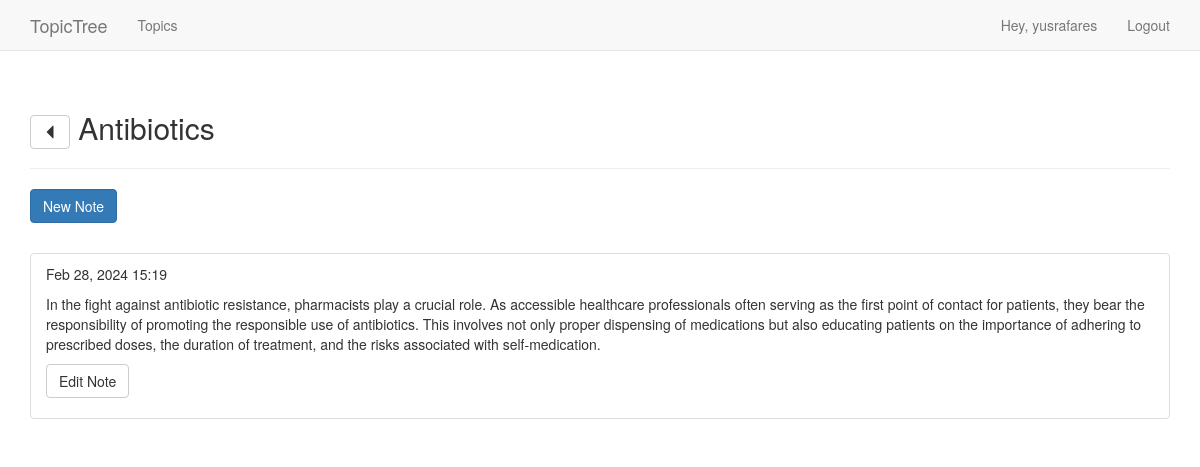
Screenshot of /topics/12/ (signed in) with the database file from the repository.
### topic_trees/models.py (models this page shows, shortened)
class Topic(models.Model):
  text = models.CharField(max_length=200)
  date_added = models.DateTimeField(auto_now_add=True)
  owner = models.ForeignKey(User, on_delete=models.CASCADE)
  def __str__(self):
    return self.text

class Entry(models.Model):
  topic = models.ForeignKey(Topic, on_delete=models.CASCADE)
  text = models.TextField()
  date_added = models.DateTimeField(auto_now_add=True)
  class Meta:
    verbose_name_plural = 'entries'

### topic_trees/views.py (the view)
# urls.py: path('topics/<topic_id>/', views.topic, name='topic'),
@login_required
def topic(request, topic_id):
  topic = Topic.objects.get(id = topic_id)
  if topic.owner != request.user:
    raise Http404
  entries = topic.entry_set.order_by('-date_added')
  context = {
    'topic': topic,
    'entries': entries
  }
  return render(request, 'topic_trees/topic.html', context)

### topic_trees/templates/topic_trees/topic.html (shortened to what this page needs)
{% extends "topic_trees/base.html" %}
{% load bootstrap3 %}
{% block header %}
  <h2>
    <a href="{% url 'topics' %}" type="button" class="btn btn-default" aria-label="Left Align">
      <span class="glyphicon glyphicon-triangle-left" aria-hidden="true"></span>
    </a>
    {{ topic }}
  </h2>
{% endblock header %}
{% block content %}
  <p>
    <a class="btn btn-primary" href="{% url 'new_entry' topic.id %}">New Note</a>
  </p>
  <br>
  <ul class="list-group">
    {% for entry in entries %}
      <li class="list-group-item">
        <p>{{ entry.date_added | date:'M d, Y H:i' }}</p>
        <p>{{ entry.text | linebreaks }}</p>
        <p>
          <a class="btn btn-default" href="{% url 'edit_entry' entry.id %}">Edit Note</a>
        </p>
      </li>
    {% endfor %}
  </ul>
{% endblock content %}

### topic_trees/templates/topic_trees/base.html (shortened to what this page needs)
<!DOCTYPE html>
<html lang="en">
  <head>
    {% load bootstrap3 %}
    {% bootstrap_css %}
  </head>
  <body>
    <nav class="navbar navbar-default navbar-static-top">
      <div class="container">
        <div class="navbar-header">
          <a class="navbar-brand" href="{% url 'index' %}">TopicTree</a>
        </div>
        <div id="navbar" class="collapse navbar-collapse">
          <ul class="nav navbar-nav">
            <li><a href="{% url 'topics' %}">Topics</a></li>
          </ul>
          <ul class="nav navbar-nav navbar-right">
            {% if user.is_authenticated %}
              <li><a href="#">Hey, {{ user.username }}</a></li>
              <li><a href="{% url 'logout' %}">Logout</a></li>
            {% else %}
              <li><a href="{% url 'login' %}">Login</a></li>
              <li><a href="{% url 'register' %}">Sign Up</a></li>
            {% endif %}
        </ul>
        </div>
      </div>
    </nav>
    <div class="container">
      <div class="page-header">
        {% block header %}{% endblock header %}
      </div>
      <div>
        {% block content %}{% endblock content %}
      </div>
    </div>
  </body>
</html>

### rows the page displays
Topic: text "Antibiotics"
Entry: date_added "Feb 28, 2024 15:19", text "In the fight against antibiotic resistance, pharmacists play a crucial role. As accessible healthcare professionals often serving as the first point of contact for patients, they bear the responsibility of promoting the responsible use of antibiotics. This involves not only proper dispensing of medications but also educating patients on the importance of adhering to prescribed doses, the duration of treatment, and the risks associated with self-medication."

### other values shown
{{ user.username }} "yusrafares"
